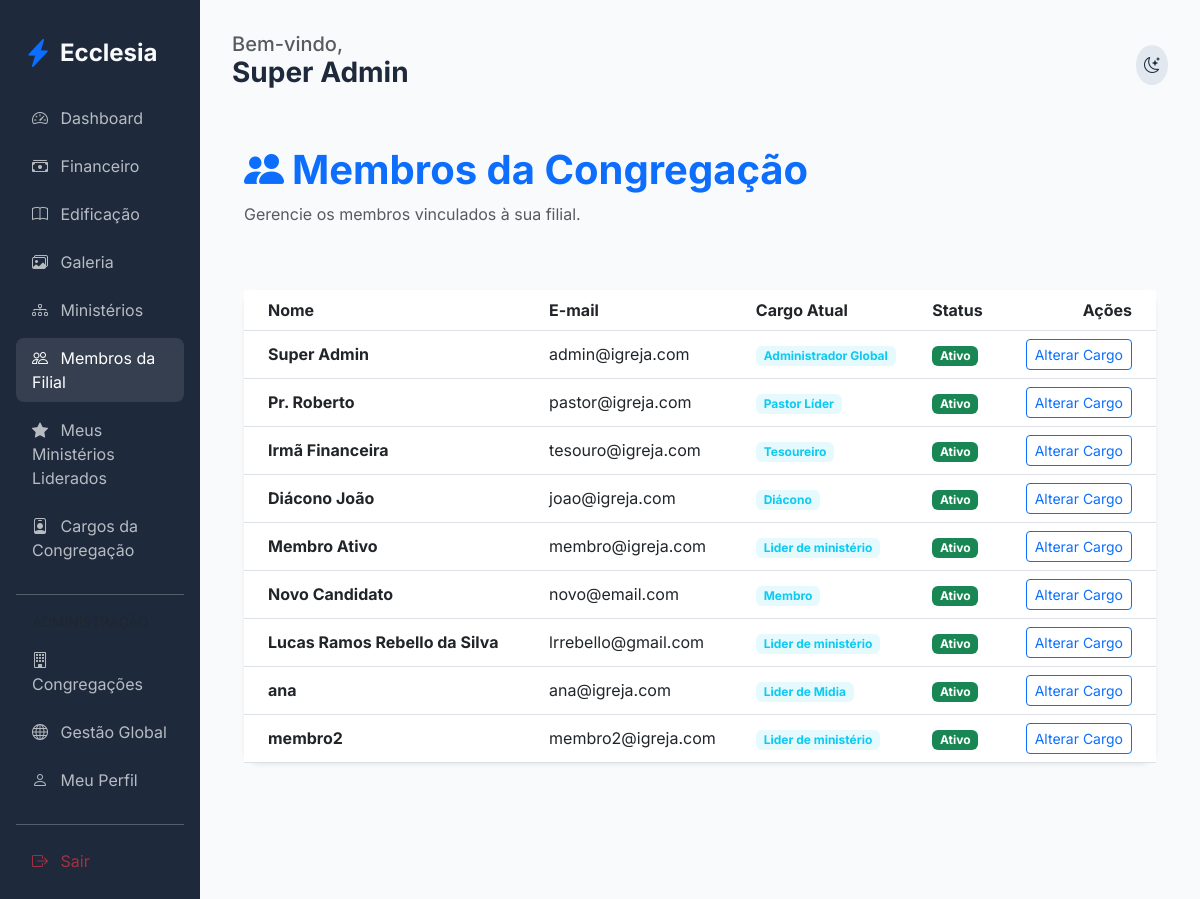
Before: /members/my-church/members (signed in) with the older database file.
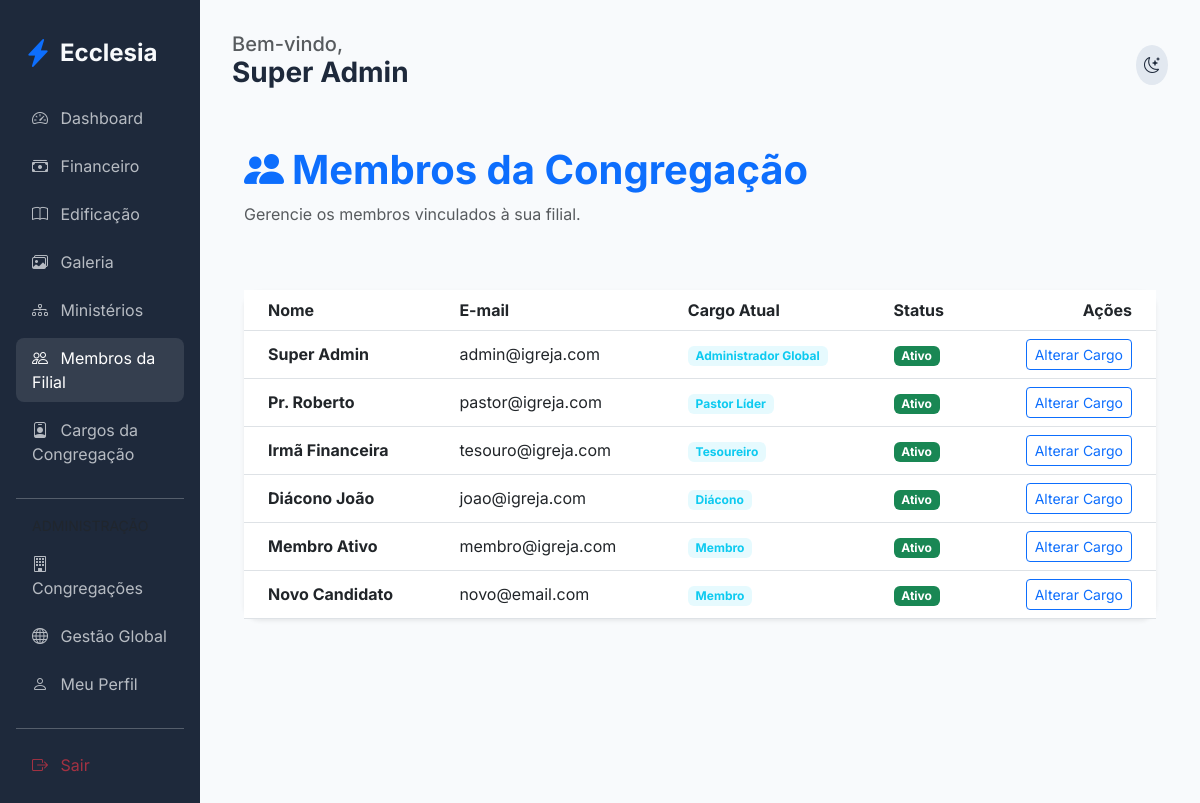
After: the same page with the newer database file.
### app/core/models.py (models this page shows, shortened)
class User(db.Model, UserMixin):
    id = db.Column(db.Integer, primary_key=True)
    name = db.Column(db.String(100), nullable=False)
    email = db.Column(db.String(120), unique=True, nullable=False)
    password_hash = db.Column(db.String(128))
    birth_date = db.Column(db.Date)
    gender = db.Column(db.String(20))
    documents = db.Column(db.String(200)) # Flexível para diferentes países
    address = db.Column(db.Text)
    phone = db.Column(db.String(50))
    status = db.Column(db.String(20), default='pending') # pending, active, rejected
    is_ministry_leader = db.Column(db.Boolean, default=False)
    church_id = db.Column(db.Integer, db.ForeignKey('church.id'))
    family_id = db.Column(db.Integer, db.ForeignKey('family.id'), nullable=True)
    church_role_id = db.Column(db.Integer, db.ForeignKey('church_role.id'), nullable=True)
    ministries = db.relationship('Ministry', secondary=member_ministries, backref=db.backref('members', lazy='dynamic'))
    can_manage_ministries = db.Column(db.Boolean, default=False)
    can_manage_media = db.Column(db.Boolean, default=False)
    can_publish_devotionals = db.Column(db.Boolean, default=False)
    can_approve_members = db.Column(db.Boolean, default=False)
    can_manage_finance = db.Column(db.Boolean, default=False)
    can_manage_kids = db.Column(db.Boolean, default=False)
    can_manage_events = db.Column(db.Boolean, default=False)  # para eventos gerais

class ChurchRole(db.Model):
    id = db.Column(db.Integer, primary_key=True)
    name = db.Column(db.String(80), nullable=False)
    description = db.Column(db.Text, nullable=True)
    church_id = db.Column(db.Integer, db.ForeignKey('church.id'), nullable=False)
    is_active = db.Column(db.Boolean, default=True)
    order = db.Column(db.Integer, default=0)  # para ordenar na exibição
    users = db.relationship('User', backref='church_role', lazy=True)

### app/modules/members/routes.py (the view)
@members_bp.route('/my-church/members')
@login_required
def church_members():
    if not current_user.can_approve_members and not (current_user.church_role and current_user.church_role.name in ['Administrador Global', 'Pastor Líder']):
        flash('Acesso negado.', 'danger')
        return redirect(url_for('members.dashboard'))
    members = User.query.filter_by(church_id=current_user.church_id).all()
    return render_template('members/church_members.html', members=members)

### app/templates/members/church_members.html
{% extends "base.html" %}
{% block content %}
<div class="container py-4">
    <div class="d-flex justify-content-between align-items-center mb-5">
        <div>
            <h1 class="fw-bold text-primary"><i class="bi bi-people-fill me-2"></i>Membros da Congregação</h1>
            <p class="text-muted">Gerencie os membros vinculados à sua filial.</p>
        </div>
    </div>
    <div class="card border-0 shadow-sm">
        <div class="table-responsive">
            <table class="table table-hover align-middle mb-0">
                <thead class="bg-light">
                    <tr>
                        <th class="ps-4">Nome</th>
                        <th>E-mail</th>
                        <th>Cargo Atual</th>
                        <th>Status</th>
                        <th class="text-end pe-4">Ações</th>
                    </tr>
                </thead>
                <tbody>
                    {% for member in members %}
                    <tr>
                        <td class="ps-4 fw-bold">{{ member.name }}</td>
                        <td>{{ member.email }}</td>
                        <td><span class="badge bg-info bg-opacity-10 text-info">{{ member.church_role.name if member.church_role else 'Sem cargo' }}</span></td>
                        <td>
                            {% if member.status == 'active' %}
                            <span class="badge bg-success">Ativo</span>
                            {% elif member.status == 'pending' %}
                            <span class="badge bg-warning">Pendente</span>
                            {% else %}
                            <span class="badge bg-danger">Inativo</span>
                            {% endif %}
                        </td>
                        <td class="text-end pe-4">
                            <a href="{{ url_for('members.promote_member', id=member.id) }}" class="btn btn-sm btn-outline-primary">Alterar Cargo</a>
                        </td>
                    </tr>
                    {% endfor %}
                </tbody>
            </table>
        </div>
    </div>
</div>
{% endblock %}

### app/templates/base.html (shortened to what this page needs)
<!DOCTYPE html>
<html lang="pt-BR">
<head>
    <link href="https://cdn.jsdelivr.net/npm/bootstrap@5.3.0/dist/css/bootstrap.min.css" rel="stylesheet">
    <link href="https://cdn.jsdelivr.net/npm/bootstrap-icons@1.10.0/font/bootstrap-icons.css" rel="stylesheet">
    <link rel="stylesheet" href="{{ url_for('static', filename='css/premium.css') }}">
</head>
<body>
    <div class="container-fluid">
        <div class="row">
            {% if current_user.is_authenticated %}
            <div class="col-md-3 col-lg-2 sidebar d-none d-md-block">
                <div class="d-flex align-items-center mb-4 px-2">
                    <i class="bi bi-lightning-charge-fill text-primary fs-3 me-2"></i>
                    <h4 class="mb-0 fw-bold">Ecclesia</h4>
                </div>
                <nav class="nav flex-column">
                    <a class="nav-link {{ 'active' if request.endpoint == 'members.dashboard' }}" href="{{ url_for('members.dashboard') }}">
                        <i class="bi bi-speedometer2 me-2"></i> Dashboard
                    </a>
                    <a class="nav-link {{ 'active' if 'finance' in request.endpoint }}" href="{{ url_for('finance.dashboard') }}">
                        <i class="bi bi-cash-stack me-2"></i> Financeiro
                    </a>
                    <a class="nav-link {{ 'active' if 'edification' in request.endpoint }}" href="{{ url_for('edification.list_studies') }}">
                        <i class="bi bi-book me-2"></i> Edificação
                    </a>
                    <a class="nav-link {{ 'active' if 'gallery' in request.endpoint }}" href="{{ url_for('edification.gallery') }}">
                        <i class="bi bi-images me-2"></i> Galeria
                    </a>
                    <a class="nav-link {{ 'active' if 'ministries' in request.endpoint }}" href="{{ url_for('members.list_ministries') }}">
                        <i class="bi bi-diagram-3 me-2"></i> Ministérios
                    </a>
                    {% if current_user.can_approve_members or (current_user.church_role and current_user.church_role.name in ['Administrador Global', 'Pastor Líder']) %}
                    <a class="nav-link {{ 'active' if 'church_members' in request.endpoint }}" href="{{ url_for('members.church_members') }}">
                        <i class="bi bi-people me-2"></i> Membros da Filial
                    </a>
                    {% endif %}
                    {% if current_user.is_authenticated %}
                        {% set has_led_ministries = namespace(value=false) %}
                        {% for ministry in current_user.ministries %}
                            {% if ministry.leader_id == current_user.id %}
                                {% set has_led_ministries.value = true %}
                            {% endif %}
                        {% endfor %}
                        {% if has_led_ministries.value %}
                        <a class="nav-link {{ 'active' if 'my_led_ministries' in request.endpoint }}" href="{{ url_for('members.my_led_ministries') }}">
                            <i class="bi bi-star-fill me-2"></i> Meus Ministérios Liderados
                        </a>
                        {% endif %}
                    {% endif %}
                    {% if current_user.can_approve_members or (current_user.church_role and current_user.church_role.name in ['Administrador Global', 'Pastor Líder']) %}
                    <a class="nav-link {{ 'active' if 'roles' in request.endpoint }}" href="{{ url_for('admin.list_roles') }}">
                        <i class="bi bi-person-badge me-2"></i> Cargos da Congregação
                    </a>
                    {% endif %}
                    {% if current_user.church_role and current_user.church_role.name == 'Administrador Global' %}
                    <hr class="my-3 opacity-25">
                    <label class="small text-muted px-3 mb-2">ADMINISTRAÇÃO</label>
                    <a class="nav-link {{ 'active' if 'admin.list_churches' in request.endpoint }}" href="{{ url_for('admin.list_churches') }}">
                        <i class="bi bi-building me-2"></i> Congregações
                    </a>
                    <a class="nav-link {{ 'active' if 'admin.list_members' in request.endpoint }}" href="{{ url_for('admin.list_members') }}">
                        <i class="bi bi-globe me-2"></i> Gestão Global
                    </a>
                    {% endif %}
                    <a class="nav-link" href="{{ url_for('members.profile') }}">
                        <i class="bi bi-person me-2"></i> Meu Perfil
                    </a>
                    <hr class="my-3 opacity-25">
                    <a class="nav-link text-danger" href="{{ url_for('auth.logout') }}">
                        <i class="bi bi-box-arrow-right me-2"></i> Sair
                    </a>
                </nav>
            </div>
            {% endif %}
            <div class="col-md-9 col-lg-10 main-content {{ 'mx-auto' if not current_user.is_authenticated }}">
                <header class="d-flex justify-content-between align-items-center mb-4">
                    <div>
                        {% if current_user.is_authenticated %}
                        <h5 class="text-muted mb-0">Bem-vindo,</h5>
                        <h3 class="fw-bold">{{ current_user.name }}</h3>
                        {% endif %}
                    </div>
                    <div class="d-flex align-items-center gap-3">
                        <div class="theme-toggle" onclick="toggleTheme()">
                            <i class="bi bi-moon-stars" id="theme-icon"></i>
                        </div>
                    </div>
                </header>
                {% block content %}{% endblock %}
            </div>
        </div>
    </div>
</body>
</html>

### app/static/css/premium.css (style rules this page uses)
:root { --primary: #4f46e5; --primary-hover: #4338ca; --secondary: #64748b; --success: #10b981; --danger: #ef4444; --warning: #f59e0b; --info: #06b6d4; --bg-main: #f8fafc; --bg-card: #ffffff; --text-main: #1e293b; --text-muted: #64748b; --border: #e2e8f0; --sidebar-bg: #1e293b; --sidebar-text: #f8fafc; }
body { font-family: 'Inter', sans-serif; background-color: var(--bg-main); color: var(--text-main); transition: all 0.3s ease; }
.sidebar { background-color: var(--sidebar-bg); color: var(--sidebar-text); min-height: 100vh; padding: 2rem 1rem; }
.nav-link { color: var(--sidebar-text); opacity: 0.7; transition: all 0.2s; border-radius: 0.5rem; margin-bottom: 0.5rem; }
.nav-link:hover, .nav-link.active { opacity: 1; background-color: rgba(255,255,255,0.1); color: white; }
.main-content { padding: 2rem; }
.card { background-color: var(--bg-card); border: 1px solid var(--border); border-radius: 1rem; box-shadow: 0 4px 6px -1px rgb(0 0 0 / 0.1); transition: transform 0.2s; }
.theme-toggle { cursor: pointer; padding: 0.5rem; border-radius: 50%; background: var(--border); display: flex; align-items: center; justify-content: center; }

Changed rows visible on the page:
no longer on this page (row edited): User: name "Lucas Ramos Rebello da Silva", email "lrrebello@gmail.com", church_role "Lider de ministério", status "Ativo"
removed User: name "ana", email "ana@igreja.com", church_role "Lider de Midia", status "Ativo"
removed User: name "membro2", email "membro2@igreja.com", church_role "Lider de ministério", status "Ativo"
changed User "Membro Ativo": church_role "Lider de ministério" → "Membro"
Other visible differences:
text no longer shown: "Meus Ministérios Liderados"
